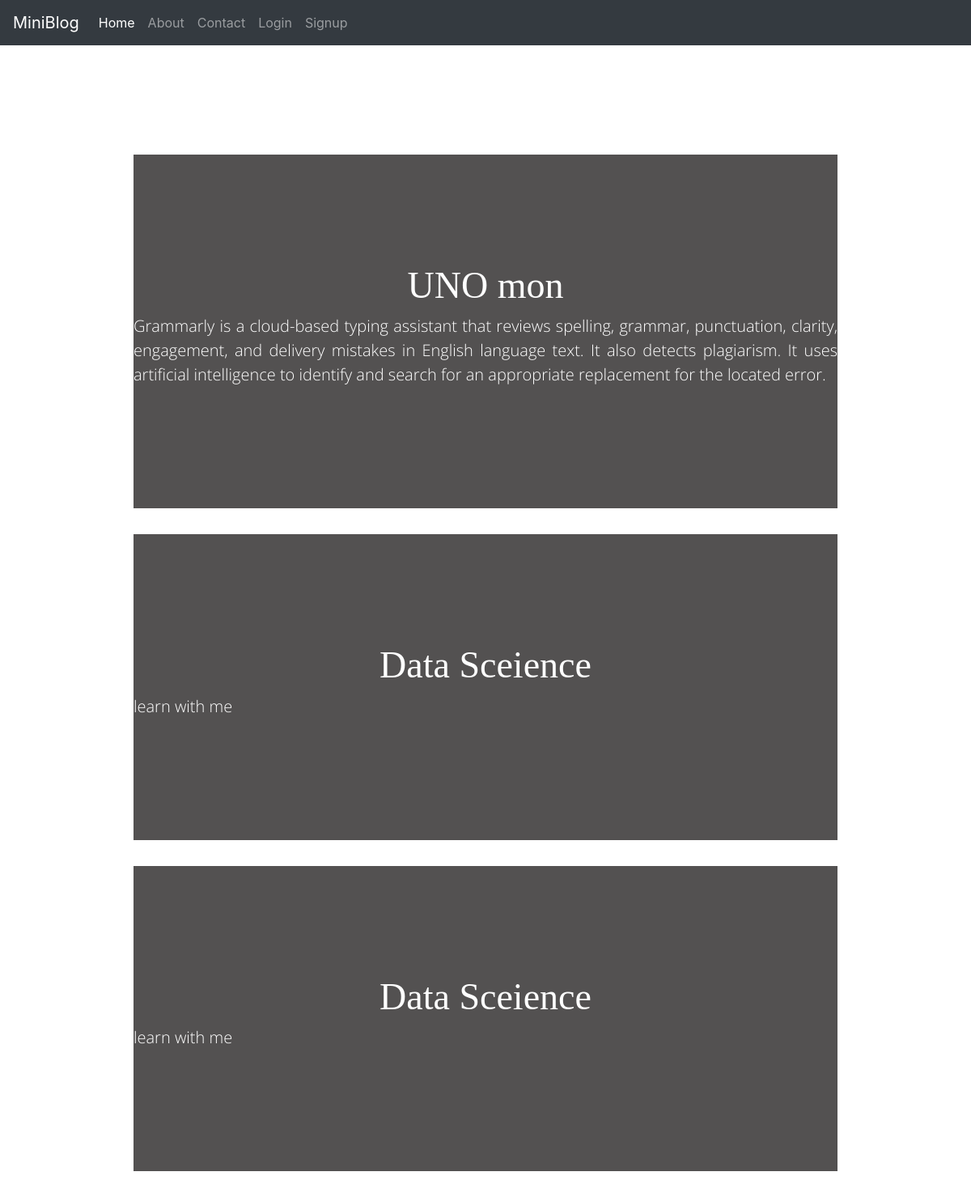
The page / on the database its author committed.
### minippa/models.py (models this page shows)
class Post(models.Model):
    title=models.CharField(max_length=150)
    desc=models.TextField()

### minippa/views.py (the view)
# urls.py: path('',views.home,name='home'),
def home(request):
    posts=Post.objects.all()
    return render(request,'minippa/home.html',{'posts':posts})

### minippa/templates/minippa/home.html (shortened to what this page needs)
{% extends 'minippa/base.html' %}
{% block body %}
    <div align="center"><br>
   <h1 >Home page</h1><br><br>
    <div class="col-sm-9 ">
        {% for post in posts %}
                <div class="jumbotron jumbotron-fluid jumbocolor" >
                    <div class="container" >
                        <h1 class="display-0">{{post.title}}</h1>
                        <p class="lead">{{post.desc}}</p>
                    </div>
                </div>
        {% endfor %}
    </div>
</div>
{%endblock body %}

### minippa/static/css/style.css (style rules this page uses)
body { background-color: white; }
h1 { color: white; font-family: Cinzel, serif; font-size: 46px; }
p { color: white; font-family: "Open Sans", sans-serif; text-align: justify; }
.container { padding: 70px 0; }
.jumbocolor { background-color: white; }

### minippa/templates/minippa/home.html (style rules this page uses)
.jumbocolor { background-color: rgb(83,81,81); }

### rows shown on the page
Post: title "UNO mon", desc "Grammarly is a cloud-based typing assistant that reviews spelling, grammar, punctuation, clarity, engagement, and delivery mistakes in English language text. It also detects plagiarism. It uses artificial intelligence to identify and search for an appropriate replacement for the located error."
Post: title "Data Sceience", desc "learn with me"
Post: title "Data Sceience", desc "learn with me"
